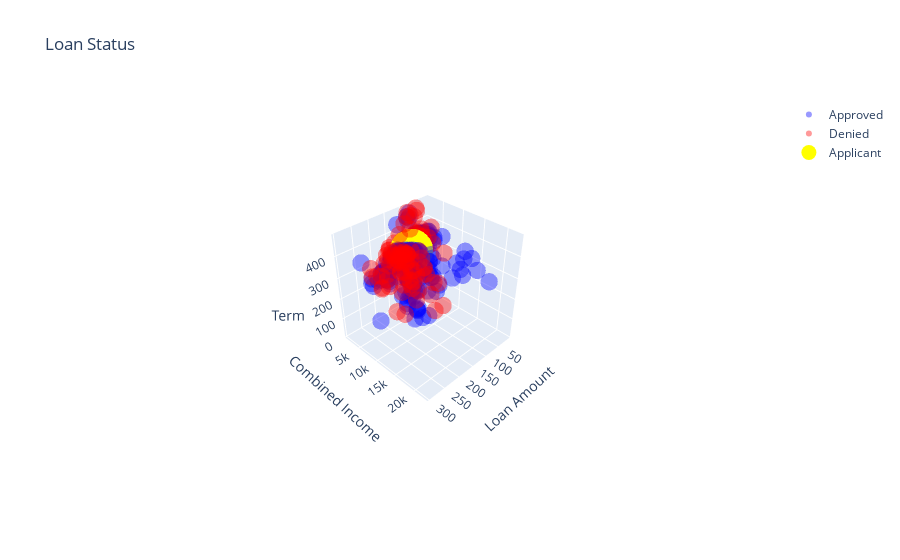

The notebook cell saved with this chart:
### Code cell
make_loans_cube(fake1)

### Figure 1 — Plotly figure (JSON) as saved in the notebook; plotly's stock layout.template omitted (floating-point values rounded to 4 significant figures; data arrays with more than 128 entries replaced by an {"elided": "..."} marker saying what was removed)
{"data": [{"hoverinfo": "text", "hovertemplate": "<b>Loan Amount: $%{x:.0f}K</b><br><b>Income: $%{y:.0f}</b><br><b>Term: %{z:.0f}</b><br>%{text}", "marker": {"color": "blue", "opacity": 0.4, "size": 6}, "mode": "markers", "name": "Approved", "text": {"elided": "391 str values"}, "type": "scatter3d", "x": {"elided": "391 int values"}, "y": {"elided": "391 float values"}, "z": {"elided": "391 int values"}}, {"hoverinfo": "text", "hovertemplate": "<b>Loan Amount: $%{x:.0f}K</b><br><b>Income: $%{y:.0f}</b><br><b>Term: %{z:.0f}</b><br>%{text}", "marker": {"color": "red", "opacity": 0.4, "size": 6}, "mode": "markers", "name": "Denied", "text": {"elided": "167 str values"}, "type": "scatter3d", "x": {"elided": "167 int values"}, "y": {"elided": "167 int values"}, "z": {"elided": "167 int values"}}, {"hoverinfo": "text", "hovertemplate": "<b>Loan Amount: $%{x:.0f}K</b><br><b>Income: $%{y:.0f}</b><br><b>Term: %{z:.0f}</b><br>%{text}", "marker": {"color": "yellow", "size": 15}, "mode": "markers", "name": "Applicant", "text": ["('Credit: 1 ', '<br>Education: Graduate ', '<br>Property Area: Rural', '<br>Gender: Female', '<br>Education: Graduate', '<br>Self-Employed: Yes', '<br>Married: Yes')"], "type": "scatter3d", "x": [130], "y": [6000], "z": [360]}], "layout": {"autosize": true, "scene": {"aspectmode": "auto", "aspectratio": {"x": 1, "y": 1, "z": 1}, "camera": {"center": {"x": 0, "y": 0, "z": 0}, "eye": {"x": 2.112, "y": 2.112, "z": 2.112}, "projection": {"type": "perspective"}, "up": {"x": 0, "y": 0, "z": 1}}, "xaxis": {"title": {"text": "Loan Amount"}, "type": "linear"}, "yaxis": {"title": {"text": "Combined Income"}, "type": "linear"}, "zaxis": {"title": {"text": "Term"}, "type": "linear"}}, "showlegend": true, "title": {"text": "Loan Status"}}}
